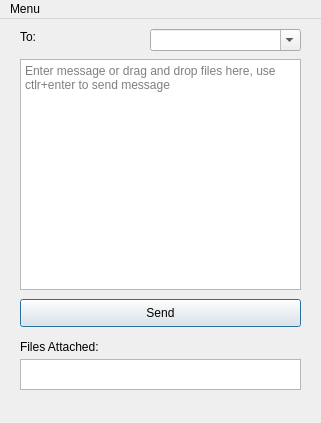
<?xml version="1.0" encoding="UTF-8"?>
<ui version="4.0">
 <class>MainWindow</class>
 <widget class="QMainWindow" name="MainWindow">
  <property name="geometry">
   <rect>
    <x>0</x>
    <y>0</y>
    <width>321</width>
    <height>423</height>
   </rect>
  </property>
  <property name="acceptDrops">
   <bool>true</bool>
  </property>
  <property name="windowTitle">
   <string>Send Message</string>
  </property>
  <widget class="QWidget" name="centralwidget">
   <widget class="QLabel" name="options_label">
    <property name="geometry">
     <rect>
      <x>20</x>
      <y>10</y>
      <width>21</width>
      <height>16</height>
     </rect>
    </property>
    <property name="text">
     <string>To:</string>
    </property>
   </widget>
   <widget class="QComboBox" name="options_combo">
    <property name="geometry">
     <rect>
      <x>150</x>
      <y>10</y>
      <width>151</width>
      <height>22</height>
     </rect>
    </property>
    <property name="acceptDrops">
     <bool>true</bool>
    </property>
    <property name="editable">
     <bool>true</bool>
    </property>
   </widget>
   <widget class="QTextEdit" name="message_edit">
    <property name="geometry">
     <rect>
      <x>20</x>
      <y>40</y>
      <width>281</width>
      <height>231</height>
     </rect>
    </property>
    <property name="placeholderText">
     <string>Enter message or drag and drop files here, use ctlr+enter to send message</string>
    </property>
   </widget>
   <widget class="QPushButton" name="send_button">
    <property name="geometry">
     <rect>
      <x>20</x>
      <y>280</y>
      <width>281</width>
      <height>28</height>
     </rect>
    </property>
    <property name="text">
     <string>Send</string>
    </property>
    <property name="default">
     <bool>true</bool>
    </property>
   </widget>
   <widget class="QListView" name="listView">
    <property name="enabled">
     <bool>true</bool>
    </property>
    <property name="geometry">
     <rect>
      <x>20</x>
      <y>340</y>
      <width>281</width>
      <height>31</height>
     </rect>
    </property>
    <property name="autoFillBackground">
     <bool>false</bool>
    </property>
    <property name="editTriggers">
     <set>QAbstractItemView::NoEditTriggers</set>
    </property>
    <property name="resizeMode">
     <enum>QListView::Fixed</enum>
    </property>
   </widget>
   <widget class="QLabel" name="pathLabel">
    <property name="geometry">
     <rect>
      <x>20</x>
      <y>320</y>
      <width>91</width>
      <height>16</height>
     </rect>
    </property>
    <property name="text">
     <string>Files Attached:</string>
    </property>
   </widget>
  </widget>
  <widget class="menui" name="menubar">
   <property name="geometry">
    <rect>
     <x>0</x>
     <y>0</y>
     <width>321</width>
     <height>26</height>
    </rect>
   </property>
   <widget class="QMenu" name="menuMenu">
    <property name="title">
     <string>Menu</string>
    </property>
    <addaction name="actionInsert_File"/>
    <addaction name="actionInsert_directory"/>
    <addaction name="separator"/>
    <addaction name="actionSave"/>
    <addaction name="actionClose"/>
   </widget>
   <addaction name="menuMenu"/>
  </widget>
  <action name="actionInsert_File">
   <property name="text">
    <string>Insert File</string>
   </property>
  </action>
  <action name="actionInsert_directory">
   <property name="text">
    <string>Insert directory</string>
   </property>
  </action>
  <action name="actionClose">
   <property name="text">
    <string>Close</string>
   </property>
  </action>
  <action name="actionSave">
   <property name="text">
    <string>Save</string>
   </property>
  </action>
 </widget>
 <customwidgets>
  <customwidget>
   <class>menui</class>
   <extends>QMenuBar</extends>
   <header>menui.h</header>
  </customwidget>
 </customwidgets>
 <resources/>
 <connections/>
</ui>
